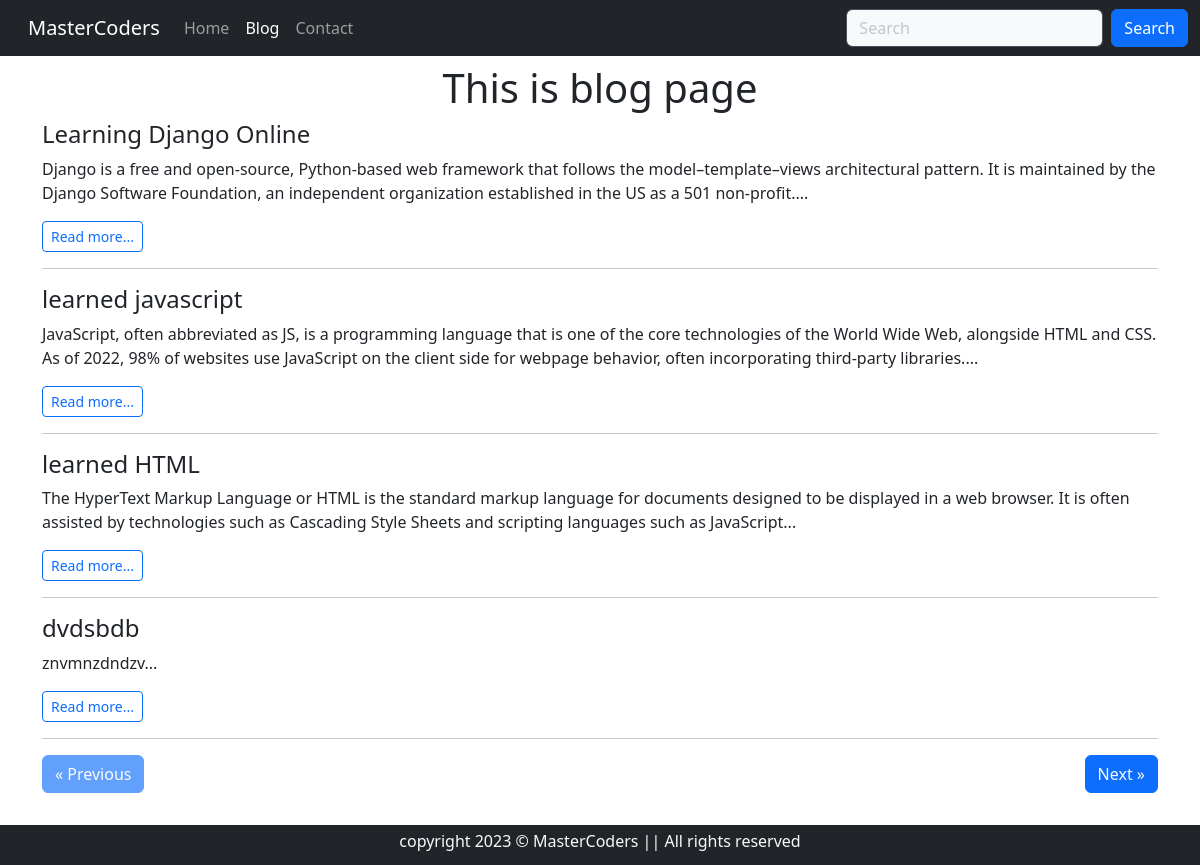
Screenshot of /blog/ with the database file from the repository.
### home/models.py (models this page shows, shortened)
class Blog(models.Model):
    sno=models.AutoField(primary_key=True)
    title=models.CharField(max_length=200)
    content=models.TextField()
    shortDesc=models.CharField(max_length=350,default="")
    slug=models.CharField(max_length=100,default="")
    time=models.DateTimeField(auto_now_add=True)

### home/views.py (the view)
# urls.py: 2. Add a URL to urlpatterns:  path('blog/', include('blog.urls'))
def blog(request):
    no_of_posts=4
    page=request.GET.get('page')
    if page is None:
        page=1
    else:
        page=int(page)
    if page>1:
        prev=page-1
    else:
        prev=None
    blogs=Blog.objects.all()
    l=len(blogs)
    if page<math.ceil(l/no_of_posts):
        nxt=page+1
    else:
        nxt=None
    blogs=Blog.objects.all()[(page-1)*no_of_posts:page*no_of_posts]
    context={'blogs':blogs,'prev':prev,'nxt':nxt}
    return render(request,'blog.html',context)

### templates/blog.html (shortened to what this page needs)
{% extends 'base.html' %}
{% block blogactive %}active{% endblock blogactive %}
{% block body %}
<h1 class="text-center mt-5 pt-3">This is blog page</h1>
{% for blog in blogs %}
<div class=" container ">
    <h4>{{blog.title}}</h4>
    <div>
        {{blog.shortDesc|safe}}...
    </div>
    <div>
    <a href="/blogpost/{{blog.slug}}/" class=" btn btn-sm btn-outline-primary mt-3" style="text-decoration: none;">Read more...</a>
    </div>
    <hr class="my-3 py-0">
</div>
{% endfor %}
<div class="d-flex container justify-content-between mb-5" >
    {% if prev %}
    <a href="/blog?page={{prev}}" class="btn btn-primary text-light" style="text-decoration: none;">&laquo; Previous</a>
    {% else %}
    <a href="#" class="btn btn-primary text-light disabled" style="text-decoration: none;">&laquo; Previous</a>
    {% endif %}
    {% if nxt %}
    <a href="/blog?page={{nxt}}" class="btn btn-primary  text-light float-right" style="text-decoration:none;">Next &raquo;</a>
    {% else %}
    <a href="#" class="btn btn-primary  text-light float-right disabled" style="text-decoration:none;">Next &raquo;</a>
    {% endif %}
</div><br>
{% endblock body %}

### templates/base.html (shortened to what this page needs)
<!doctype html>
<html lang="en">
<head>
    <link href="https://cdn.jsdelivr.net/npm/bootstrap@5.3.0-alpha3/dist/css/bootstrap.min.css" rel="stylesheet"
>
</head>
<body>
    <nav class="navbar navbar-expand-lg bg-dark fixed-top" data-bs-theme="dark">
        <div class="container-fluid">
            <a class="mx-3 navbar-brand" href="/">MasterCoders</a>
            <div class="collapse navbar-collapse" id="navbarSupportedContent">
                <ul class="navbar-nav me-auto mb-2 mb-lg-0">
                    <li class="nav-item">
                        <a class="nav-link {% block homeactive %}{% endblock homeactive%}" aria-current="page" href="/">Home</a>
                    </li>
                    <li class="nav-item ">
                        <a class="nav-link {% block blogactive %}{% endblock blogactive%}" href="/blog">Blog</a>
                    </li>
                    <li class="nav-item ">
                        <a class="nav-link {% block contactactive %}{% endblock contactactive%}" href="/contact">Contact</a>
                    </li>
                </ul>
                <form action="/search" method="get" class="d-flex" role="search">
                    <input class="form-control me-2 bg-light " type="search" placeholder="Search" aria-label="Search">
                    <button class="btn btn-primary " type="submit">Search</button>
                </form>
            </div>
        </div>
    </nav>
    {% block body %}
    {% endblock body %}
    <footer class="bg-dark text-light fixed-bottom mt-4" style="height:5vh;">
        <p class="text-center py-1  mb-7 mt-0">copyright 2023 &copy; MasterCoders || All rights reserved</p>
    </footer>
</body>
</html>

### rows the page displays
Blog: title "Learning Django Online", shortDesc "Django is a free and open-source, Python-based web framework that follows the model–template–views architectural pattern. It is maintained by the Django Software Foundation, an independent organization established in the US as a 501 non-profit."
Blog: title "learned javascript", shortDesc "JavaScript, often abbreviated as JS, is a programming language that is one of the core technologies of the World Wide Web, alongside HTML and CSS. As of 2022, 98% of websites use JavaScript on the client side for webpage behavior, often incorporating third-party libraries."
Blog: title "learned HTML", shortDesc "The HyperText Markup Language or HTML is the standard markup language for documents designed to be displayed in a web browser. It is often assisted by technologies such as Cascading Style Sheets and scripting languages such as JavaScript"
Blog: title "dvdsbdb", shortDesc "znvmnzdndzv"
